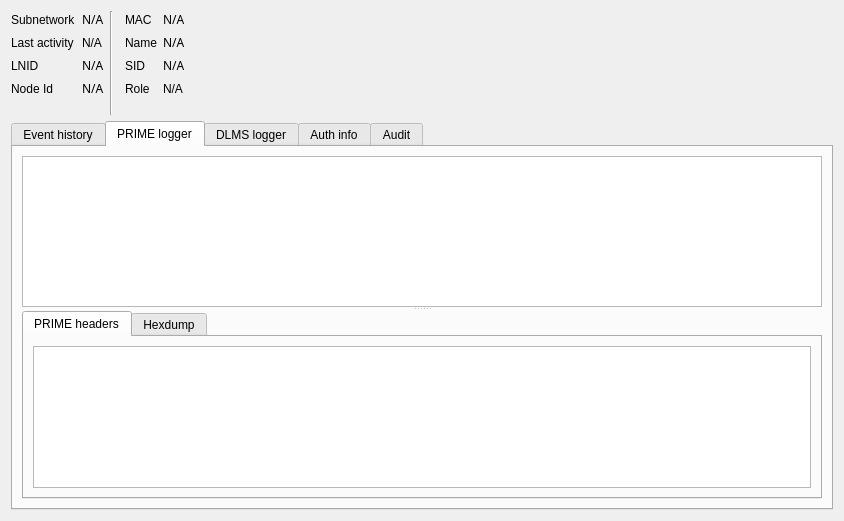
<?xml version="1.0" encoding="UTF-8"?>
<ui version="4.0">
 <class>MeterUI</class>
 <widget class="QWidget" name="MeterUI">
  <property name="geometry">
   <rect>
    <x>0</x>
    <y>0</y>
    <width>844</width>
    <height>521</height>
   </rect>
  </property>
  <property name="windowTitle">
   <string>Form</string>
  </property>
  <layout class="QGridLayout" name="gridLayout">
   <item row="1" column="4">
    <widget class="QLabel" name="label_6">
     <property name="text">
      <string>Name</string>
     </property>
    </widget>
   </item>
   <item row="0" column="5">
    <widget class="QLabel" name="macLabel">
     <property name="font">
      <font>
       <family>Cascadia Code PL</family>
      </font>
     </property>
     <property name="text">
      <string>N/A</string>
     </property>
     <property name="textInteractionFlags">
      <set>Qt::LinksAccessibleByMouse|Qt::TextSelectableByKeyboard|Qt::TextSelectableByMouse</set>
     </property>
    </widget>
   </item>
   <item row="0" column="0">
    <widget class="QLabel" name="label">
     <property name="text">
      <string>Subnetwork</string>
     </property>
    </widget>
   </item>
   <item row="0" column="4">
    <widget class="QLabel" name="label_5">
     <property name="text">
      <string>MAC </string>
     </property>
    </widget>
   </item>
   <item row="0" column="2" rowspan="7">
    <widget class="Line" name="line_2">
     <property name="orientation">
      <enum>Qt::Vertical</enum>
     </property>
    </widget>
   </item>
   <item row="1" column="5">
    <widget class="QLabel" name="nameLabel">
     <property name="font">
      <font>
       <family>Cascadia Code PL</family>
      </font>
     </property>
     <property name="text">
      <string>N/A</string>
     </property>
     <property name="textInteractionFlags">
      <set>Qt::LinksAccessibleByMouse|Qt::TextSelectableByKeyboard|Qt::TextSelectableByMouse</set>
     </property>
    </widget>
   </item>
   <item row="1" column="0">
    <widget class="QLabel" name="label_2">
     <property name="text">
      <string>Last activity</string>
     </property>
    </widget>
   </item>
   <item row="2" column="1">
    <widget class="QLabel" name="lnidLabel">
     <property name="font">
      <font>
       <family>Cascadia Code PL</family>
      </font>
     </property>
     <property name="text">
      <string>N/A</string>
     </property>
     <property name="textInteractionFlags">
      <set>Qt::LinksAccessibleByMouse|Qt::TextSelectableByKeyboard|Qt::TextSelectableByMouse</set>
     </property>
    </widget>
   </item>
   <item row="0" column="1">
    <widget class="QLabel" name="snLabel">
     <property name="font">
      <font>
       <family>Cascadia Code PL</family>
      </font>
     </property>
     <property name="text">
      <string>N/A</string>
     </property>
     <property name="textInteractionFlags">
      <set>Qt::LinksAccessibleByMouse|Qt::TextSelectableByKeyboard|Qt::TextSelectableByMouse</set>
     </property>
    </widget>
   </item>
   <item row="10" column="0" colspan="7">
    <widget class="QTabWidget" name="tabWidget">
     <property name="currentIndex">
      <number>1</number>
     </property>
     <property name="tabBarAutoHide">
      <bool>false</bool>
     </property>
     <widget class="QWidget" name="tab">
      <attribute name="title">
       <string>Event history</string>
      </attribute>
      <layout class="QGridLayout" name="gridLayout_3">
       <item row="0" column="0">
        <widget class="QTableWidget" name="tableWidget_3">
         <attribute name="horizontalHeaderVisible">
          <bool>false</bool>
         </attribute>
         <attribute name="horizontalHeaderStretchLastSection">
          <bool>true</bool>
         </attribute>
         <attribute name="verticalHeaderVisible">
          <bool>false</bool>
         </attribute>
         <attribute name="verticalHeaderDefaultSectionSize">
          <number>16</number>
         </attribute>
         <attribute name="verticalHeaderMinimumSectionSize">
          <number>1</number>
         </attribute>
         <row>
          <property name="text">
           <string>1</string>
          </property>
         </row>
         <column>
          <property name="text">
           <string>Time</string>
          </property>
         </column>
         <column>
          <property name="text">
           <string>Type</string>
          </property>
         </column>
         <column>
          <property name="text">
           <string>Description</string>
          </property>
         </column>
         <item row="0" column="0">
          <property name="text">
           <string>00:00:00</string>
          </property>
         </item>
         <item row="0" column="1">
          <property name="text">
           <string>Informative</string>
          </property>
         </item>
         <item row="0" column="2">
          <property name="text">
           <string>Something happened</string>
          </property>
         </item>
        </widget>
       </item>
      </layout>
     </widget>
     <widget class="QWidget" name="tab_5">
      <attribute name="title">
       <string>PRIME logger</string>
      </attribute>
      <layout class="QGridLayout" name="gridLayout_10">
       <item row="0" column="0">
        <widget class="QSplitter" name="splitter_2">
         <property name="orientation">
          <enum>Qt::Vertical</enum>
         </property>
         <widget class="QTableView" name="frameView">
          <property name="font">
           <font>
            <family>Cascadia Code PL</family>
           </font>
          </property>
          <property name="selectionBehavior">
           <enum>QAbstractItemView::SelectRows</enum>
          </property>
          <property name="sortingEnabled">
           <bool>true</bool>
          </property>
          <attribute name="verticalHeaderDefaultSectionSize">
           <number>14</number>
          </attribute>
          <attribute name="verticalHeaderMinimumSectionSize">
           <number>14</number>
          </attribute>
         </widget>
         <widget class="QTabWidget" name="tabWidget_2">
          <property name="currentIndex">
           <number>0</number>
          </property>
          <widget class="QWidget" name="tab_6">
           <attribute name="title">
            <string>PRIME headers</string>
           </attribute>
           <layout class="QGridLayout" name="gridLayout_8">
            <item row="0" column="0">
             <widget class="QTextEdit" name="pktEdit">
              <property name="font">
               <font>
                <family>Cascadia Code PL</family>
               </font>
              </property>
              <property name="readOnly">
               <bool>true</bool>
              </property>
              <property name="html">
               <string>&lt;!DOCTYPE HTML PUBLIC &quot;-//W3C//DTD HTML 4.0//EN&quot; &quot;http://www.w3.org/TR/REC-html40/strict.dtd&quot;&gt;
&lt;html&gt;&lt;head&gt;&lt;meta name=&quot;qrichtext&quot; content=&quot;1&quot; /&gt;&lt;style type=&quot;text/css&quot;&gt;
p, li { white-space: pre-wrap; }
&lt;/style&gt;&lt;/head&gt;&lt;body style=&quot; font-family:'Cascadia Code PL'; font-size:11pt; font-weight:400; font-style:normal;&quot;&gt;
&lt;p style=&quot;-qt-paragraph-type:empty; margin-top:0px; margin-bottom:0px; margin-left:0px; margin-right:0px; -qt-block-indent:0; text-indent:0px; font-family:'Cantarell';&quot;&gt;&lt;br /&gt;&lt;/p&gt;&lt;/body&gt;&lt;/html&gt;</string>
              </property>
             </widget>
            </item>
           </layout>
          </widget>
          <widget class="QWidget" name="tab_7">
           <attribute name="title">
            <string>Hexdump</string>
           </attribute>
           <layout class="QGridLayout" name="gridLayout_9">
            <item row="0" column="0">
             <widget class="QTextEdit" name="hexEdit">
              <property name="font">
               <font/>
              </property>
              <property name="readOnly">
               <bool>true</bool>
              </property>
              <property name="html">
               <string>&lt;!DOCTYPE HTML PUBLIC &quot;-//W3C//DTD HTML 4.0//EN&quot; &quot;http://www.w3.org/TR/REC-html40/strict.dtd&quot;&gt;
&lt;html&gt;&lt;head&gt;&lt;meta name=&quot;qrichtext&quot; content=&quot;1&quot; /&gt;&lt;style type=&quot;text/css&quot;&gt;
p, li { white-space: pre-wrap; }
&lt;/style&gt;&lt;/head&gt;&lt;body style=&quot; font-family:'Cantarell'; font-size:11pt; font-weight:400; font-style:normal;&quot;&gt;
&lt;p style=&quot; margin-top:0px; margin-bottom:0px; margin-left:0px; margin-right:0px; -qt-block-indent:0; text-indent:0px;&quot;&gt;&lt;span style=&quot; font-family:'Cascadia Code PL'; font-size:9pt;&quot;&gt;0000                                                   | &lt;/span&gt;&lt;/p&gt;
&lt;p style=&quot;-qt-paragraph-type:empty; margin-top:0px; margin-bottom:0px; margin-left:0px; margin-right:0px; -qt-block-indent:0; text-indent:0px; font-family:'Cascadia Code PL'; font-size:9pt;&quot;&gt;&lt;br /&gt;&lt;/p&gt;&lt;/body&gt;&lt;/html&gt;</string>
              </property>
             </widget>
            </item>
           </layout>
          </widget>
         </widget>
        </widget>
       </item>
      </layout>
     </widget>
     <widget class="QWidget" name="tab_2">
      <attribute name="title">
       <string>DLMS logger</string>
      </attribute>
      <layout class="QGridLayout" name="gridLayout_4">
       <item row="0" column="0">
        <widget class="QSplitter" name="splitter">
         <property name="orientation">
          <enum>Qt::Vertical</enum>
         </property>
         <widget class="QTableView" name="dlmsMessageView">
          <property name="font">
           <font>
            <family>Cascadia Code PL</family>
           </font>
          </property>
          <property name="selectionBehavior">
           <enum>QAbstractItemView::SelectRows</enum>
          </property>
          <property name="sortingEnabled">
           <bool>true</bool>
          </property>
          <attribute name="verticalHeaderCascadingSectionResizes">
           <bool>true</bool>
          </attribute>
          <attribute name="verticalHeaderDefaultSectionSize">
           <number>14</number>
          </attribute>
          <attribute name="verticalHeaderMinimumSectionSize">
           <number>14</number>
          </attribute>
         </widget>
         <widget class="QTextEdit" name="xmlEdit">
          <property name="font">
           <font>
            <family>Cascadia Code PL</family>
           </font>
          </property>
          <property name="readOnly">
           <bool>true</bool>
          </property>
         </widget>
        </widget>
       </item>
      </layout>
     </widget>
     <widget class="QWidget" name="tab_3">
      <attribute name="title">
       <string>Auth info</string>
      </attribute>
      <layout class="QGridLayout" name="gridLayout_2">
       <item row="0" column="0">
        <widget class="QTableWidget" name="credTableWidget">
         <property name="font">
          <font>
           <family>Cascadia Code PL</family>
          </font>
         </property>
         <property name="selectionMode">
          <enum>QAbstractItemView::SingleSelection</enum>
         </property>
         <property name="selectionBehavior">
          <enum>QAbstractItemView::SelectRows</enum>
         </property>
         <attribute name="horizontalHeaderStretchLastSection">
          <bool>true</bool>
         </attribute>
         <attribute name="verticalHeaderVisible">
          <bool>false</bool>
         </attribute>
         <attribute name="verticalHeaderDefaultSectionSize">
          <number>16</number>
         </attribute>
         <column>
          <property name="text">
           <string>Timestamp</string>
          </property>
         </column>
         <column>
          <property name="text">
           <string>Type</string>
          </property>
         </column>
         <column>
          <property name="text">
           <string>Token</string>
          </property>
         </column>
         <column>
          <property name="text">
           <string>Contexts</string>
          </property>
         </column>
        </widget>
       </item>
      </layout>
     </widget>
     <widget class="QWidget" name="tab_4">
      <attribute name="title">
       <string>Audit</string>
      </attribute>
      <layout class="QGridLayout" name="gridLayout_7">
       <item row="0" column="0">
        <widget class="QGroupBox" name="groupBox">
         <property name="title">
          <string>Synchronization status</string>
         </property>
         <layout class="QGridLayout" name="gridLayout_5">
          <item row="0" column="0">
           <widget class="QLabel" name="label_17">
            <property name="text">
             <string>PKTID</string>
            </property>
           </widget>
          </item>
          <item row="0" column="1">
           <widget class="QLabel" name="label_19">
            <property name="text">
             <string>N/A</string>
            </property>
           </widget>
          </item>
          <item row="1" column="0">
           <widget class="QLabel" name="label_18">
            <property name="text">
             <string>ACKID</string>
            </property>
           </widget>
          </item>
          <item row="1" column="1">
           <widget class="QLabel" name="label_20">
            <property name="text">
             <string>N/A</string>
            </property>
           </widget>
          </item>
          <item row="2" column="0" colspan="2">
           <widget class="QPushButton" name="pushButton">
            <property name="text">
             <string>SYNC</string>
            </property>
           </widget>
          </item>
         </layout>
        </widget>
       </item>
       <item row="0" column="1">
        <widget class="QGroupBox" name="groupBox_2">
         <property name="title">
          <string>Authenticator</string>
         </property>
         <layout class="QGridLayout" name="gridLayout_6">
          <item row="1" column="4">
           <widget class="QLabel" name="label_21">
            <property name="text">
             <string>Password</string>
            </property>
            <property name="alignment">
             <set>Qt::AlignRight|Qt::AlignTrailing|Qt::AlignVCenter</set>
            </property>
           </widget>
          </item>
          <item row="1" column="5">
           <widget class="QLineEdit" name="lineEdit"/>
          </item>
          <item row="2" column="0">
           <widget class="QCheckBox" name="checkBox_3">
            <property name="text">
             <string>ACTION</string>
            </property>
           </widget>
          </item>
          <item row="1" column="2" colspan="2">
           <widget class="QRadioButton" name="radioButton_2">
            <property name="text">
             <string>Low level security</string>
            </property>
           </widget>
          </item>
          <item row="0" column="0">
           <widget class="QCheckBox" name="checkBox">
            <property name="text">
             <string>GET</string>
            </property>
           </widget>
          </item>
          <item row="0" column="2" colspan="2">
           <widget class="QRadioButton" name="radioButton">
            <property name="text">
             <string>No security</string>
            </property>
           </widget>
          </item>
          <item row="1" column="0">
           <widget class="QCheckBox" name="checkBox_2">
            <property name="text">
             <string>SET</string>
            </property>
           </widget>
          </item>
          <item row="0" column="1" rowspan="3">
           <widget class="Line" name="line">
            <property name="orientation">
             <enum>Qt::Vertical</enum>
            </property>
           </widget>
          </item>
          <item row="2" column="2">
           <widget class="QPushButton" name="pushButton_2">
            <property name="text">
             <string>Authenticate</string>
            </property>
           </widget>
          </item>
          <item row="2" column="3">
           <widget class="QLabel" name="label_22">
            <property name="text">
             <string>Response</string>
            </property>
           </widget>
          </item>
          <item row="2" column="4" colspan="2">
           <widget class="QLabel" name="label_23">
            <property name="text">
             <string>(None)</string>
            </property>
           </widget>
          </item>
         </layout>
        </widget>
       </item>
       <item row="1" column="0">
        <spacer name="verticalSpacer">
         <property name="orientation">
          <enum>Qt::Vertical</enum>
         </property>
         <property name="sizeHint" stdset="0">
          <size>
           <width>20</width>
           <height>40</height>
          </size>
         </property>
        </spacer>
       </item>
      </layout>
     </widget>
    </widget>
   </item>
   <item row="2" column="0">
    <widget class="QLabel" name="label_3">
     <property name="text">
      <string>LNID</string>
     </property>
    </widget>
   </item>
   <item row="1" column="1">
    <widget class="QLabel" name="lastActivityLabel">
     <property name="text">
      <string>N/A</string>
     </property>
    </widget>
   </item>
   <item row="3" column="1">
    <widget class="QLabel" name="nodeIdLabel">
     <property name="font">
      <font>
       <family>Cascadia Code PL</family>
      </font>
     </property>
     <property name="text">
      <string>N/A</string>
     </property>
     <property name="textInteractionFlags">
      <set>Qt::LinksAccessibleByMouse|Qt::TextSelectableByKeyboard|Qt::TextSelectableByMouse</set>
     </property>
    </widget>
   </item>
   <item row="3" column="0">
    <widget class="QLabel" name="label_4">
     <property name="text">
      <string>Node Id</string>
     </property>
    </widget>
   </item>
   <item row="2" column="4">
    <widget class="QLabel" name="xxx">
     <property name="text">
      <string>SID</string>
     </property>
    </widget>
   </item>
   <item row="2" column="5">
    <widget class="QLabel" name="sidLabel">
     <property name="font">
      <font>
       <family>Cascadia Code PL</family>
      </font>
     </property>
     <property name="text">
      <string>N/A</string>
     </property>
     <property name="textInteractionFlags">
      <set>Qt::LinksAccessibleByMouse|Qt::TextSelectableByKeyboard|Qt::TextSelectableByMouse</set>
     </property>
    </widget>
   </item>
   <item row="3" column="4">
    <widget class="QLabel" name="label_15">
     <property name="text">
      <string>Role</string>
     </property>
    </widget>
   </item>
   <item row="3" column="5">
    <widget class="QLabel" name="roleLabel">
     <property name="text">
      <string>N/A</string>
     </property>
    </widget>
   </item>
   <item row="0" column="6" rowspan="4">
    <spacer name="horizontalSpacer">
     <property name="orientation">
      <enum>Qt::Horizontal</enum>
     </property>
     <property name="sizeHint" stdset="0">
      <size>
       <width>40</width>
       <height>20</height>
      </size>
     </property>
    </spacer>
   </item>
  </layout>
 </widget>
 <resources/>
 <connections/>
</ui>
